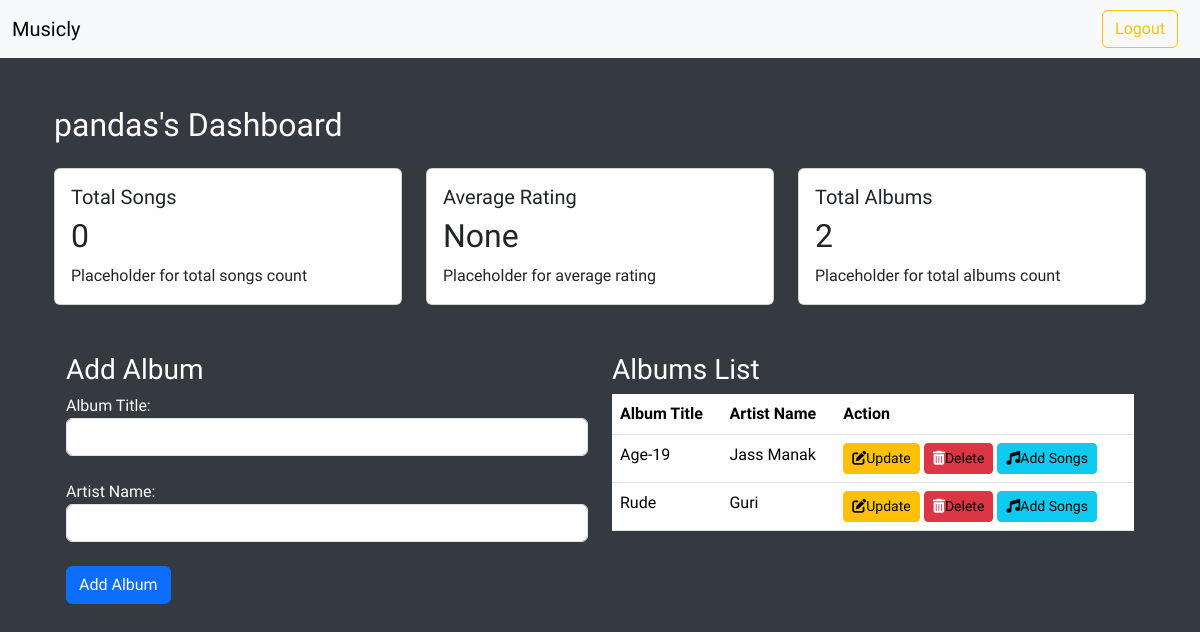
The app's page /creatorAccount (signed in), older data.
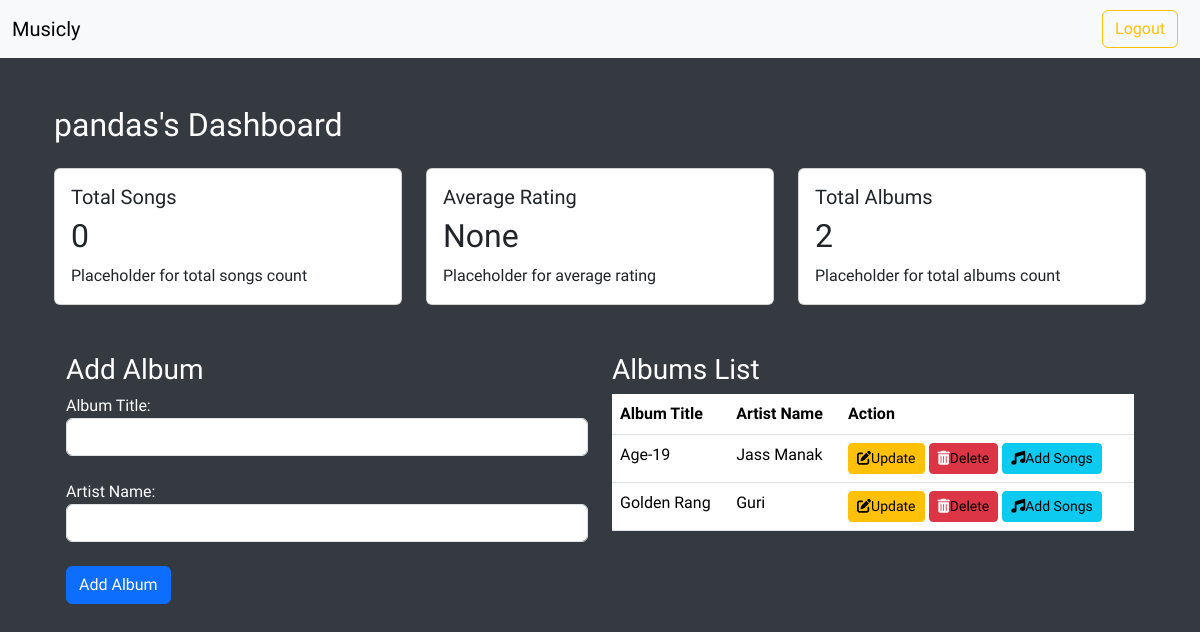
The same page, newer data.
### models.py (models this page shows, shortened)
class User(UserMixin, db.Model):
    __tablename__ = 'User'
    id = db.Column(db.Integer, primary_key = True)
    username = db.Column(db.String(32), unique = True, nullable=False)
    passhash = db.Column(db.String(512), nullable = False)
    name = db.Column(db.String(32), nullable=True)
    email = db.Column(db.String(120), unique =True, nullable = False)
    role = db.Column(db.String(26), nullable = False, default='User')
    is_admin = db.Column(db.Boolean, nullable=False, default=False)
    status = db.Column(db.String(16), nullable=False, default="white")
    @property
    def password(self):
        raise AttributeError("Password is not a readable attribute")

class Album(db.Model):
    __tablename__='Album'
    id = db.Column(db.Integer, primary_key=True)
    name = db.Column(db.String(64), nullable=False)
    artist = db.Column(db.String, nullable = False)
    CreatorId = db.Column(db.Integer, db.ForeignKey('User.id'), nullable = False)

### routes.py (the view, shortened to what this page needs)
@app.route('/creatorAccount', methods=["POST", "GET"])
@auth_required
def creatorAccount():
    user = User.query.get(session["user_id"])
    current_creator = user.id
    if request.method == "GET":
        total_songs = db.session.query(func.count(Songs.id)).filter(Songs.CreatorId == current_creator).scalar()
        average_rating = db.session.query(func.avg(Songs.rating)).filter(Songs.CreatorId == current_creator).scalar()
        total_albums = db.session.query(func.count(Album.id)).filter(Album.CreatorId == current_creator).scalar()
        albums = Album.query.filter_by(CreatorId=current_creator).all()
        return render_template("creatorAccount.html", total_songs= total_songs, average_rating= average_rating, total_albums= total_albums, creator= user.username, albums=albums, user = user, need = True)

### routes.py (called while the page is built)
def auth_required(func):
    @wraps(func)
    def inner(*args, **kwargs):
        if "user_id" not in session:
            flash("Login required.", 'danger')
            return redirect(url_for("login"))
        return func(*args, **kwargs)
    return inner

### templates/creatorAccount.html (shortened to what this page needs)
{% extends 'layout.html' %}
{% block content %}
<div class="container mt-5">
  <h2>{{ creator }}'s Dashboard</h2>
  <div class="row mt-4">
    <div class="col-md-4">
      <div class="card">
        <div class="card-body">
          <h5 class="card-title">Total Songs</h5>
          <h2>{{total_songs}}</h2>
          <p class="card-text">Placeholder for total songs count</p>
        </div>
      </div>
    </div>
    <div class="col-md-4">
      <div class="card">
        <div class="card-body">
          <h5 class="card-title">Average Rating</h5>
          <h2>{{average_rating}}</h2>
          <p class="card-text">Placeholder for average rating</p>
        </div>
      </div>
    </div>
    <div class="col-md-4">
      <div class="card">
        <div class="card-body">
          <h5 class="card-title">Total Albums</h5>
          <h2>{{total_albums}}</h2>
          <p class="card-text">Placeholder for total albums count</p>
        </div>
      </div>
    </div>
  </div>
  <div class="container mt-5">
    <div class="row mt-4">
      <div class="col-md-6">
        <h3>Add Album</h3>
        <form method="POST">
          <div class="form-group">
            <label for="albumTitle">Album Title:</label>
            <input type="text" class="form-control" id="albumTitle" name="albumTitle" required>
          </div>
          <br>
          <div class="form-group">
            <label for="albumName">Artist Name:</label>
            <input type="text" class="form-control" id="artistName" name="artistName" required>
          </div>
          <br>
          <button type="submit" class="btn btn-primary">Add Album</button>
        </form>
      </div>
      <div class="col-md-6">
        <h3>Albums List</h3>
        <table class="table">
          <thead>
            <tr>
              <th>Album Title</th>
              <th>Artist Name</th>
              <th>Action</th>
            </tr>
          </thead>
          <tbody>
            {% for album in albums %}
            <tr>
              <td>{{ album.name }}</td>
              <td>{{ album.artist}}</td>
              <td>
                <button type="button" class="btn btn-warning btn-sm"><i class="fas fa-edit"></i><a href="/creatorAccount/{{album.id}}/update">Update</a></button>
                <button type="button" class="btn btn-danger btn-sm"><i class="fas fa-trash-alt"></i><a href="/creatorAccount/{{album.id}}/delete">Delete</a></button>
                <button type="button" class="btn btn-info btn-sm"><i class="fas fa-music"></i><a href="/creatorAccount/{{album.id}}/addSongs">Add Songs</a></button>
              </td>
            </tr>
            {% endfor %}
          </tbody>
        </table>
      </div>
    </div>
  </div>
</div>
{% endblock %}

### templates/layout.html (shortened to what this page needs)
<!DOCTYPE html>
<html lang="en">
<head>
    <link href="https://cdn.jsdelivr.net/npm/bootstrap@5.3.2/dist/css/bootstrap.min.css" rel="stylesheet">
    <link rel="stylesheet" href="https://cdnjs.cloudflare.com/ajax/libs/font-awesome/6.4.2/css/all.min.css">
</head>
<body>
    {% include 'nav-auth.html' %}
    <div class="container">
        {% block content %} {% endblock %}
    </div>
</body>
</html>

### templates/nav-auth.html (shortened to what this page needs)
<nav class="navbar navbar-expand-lg bg-body-tertiary navbar-light bg-light">
  <div class="container-fluid">
      <a class="navbar-brand" href="/">Musicly</a>
      <div class="collapse navbar-collapse" id="navbarNav">
            {% if user %}
              {% if user.role=="admin" or need %}
              <ul class="navbar-nav ms-auto">
                <li class="nav-item">
                  <a href="{{url_for('logout')}}" class="btn btn-outline-warning bar">Logout</a>
                </li>
                </ul>
              {% endif %}
            {% endif %}
      </div>
    </div>
  </nav>

### templates/layout.html (style rules this page uses)
body { margin: 0; padding: 0; font-family: 'Balsamiq Sans', 'cursive'; background-color: #343a40; color: #ffffff; }

### templates/creatorAccount.html (style rules this page uses)
a { text-decoration: none; color: black; }

### templates/nav-auth.html (style rules this page uses)
.navbar { width: 100%; padding: 0; }
.bar { margin: 10px; }

Row changes from the older to the newer data that the page shows:
changed Album "Guri": name "Rude" → "Golden Rang"
